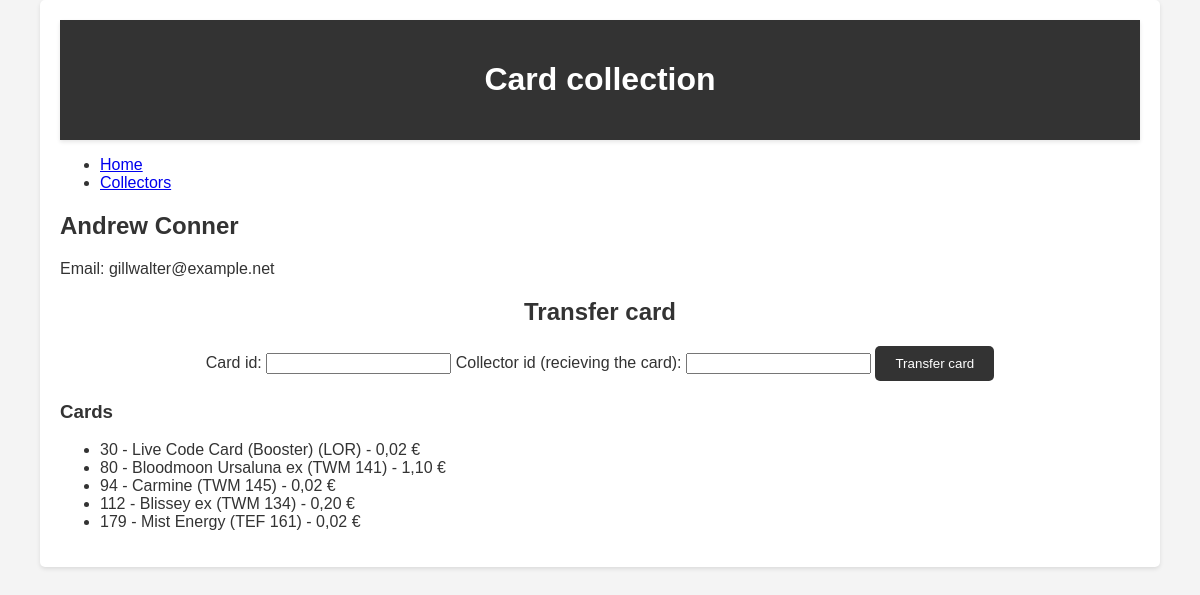
The app's page /collector/7, older data.
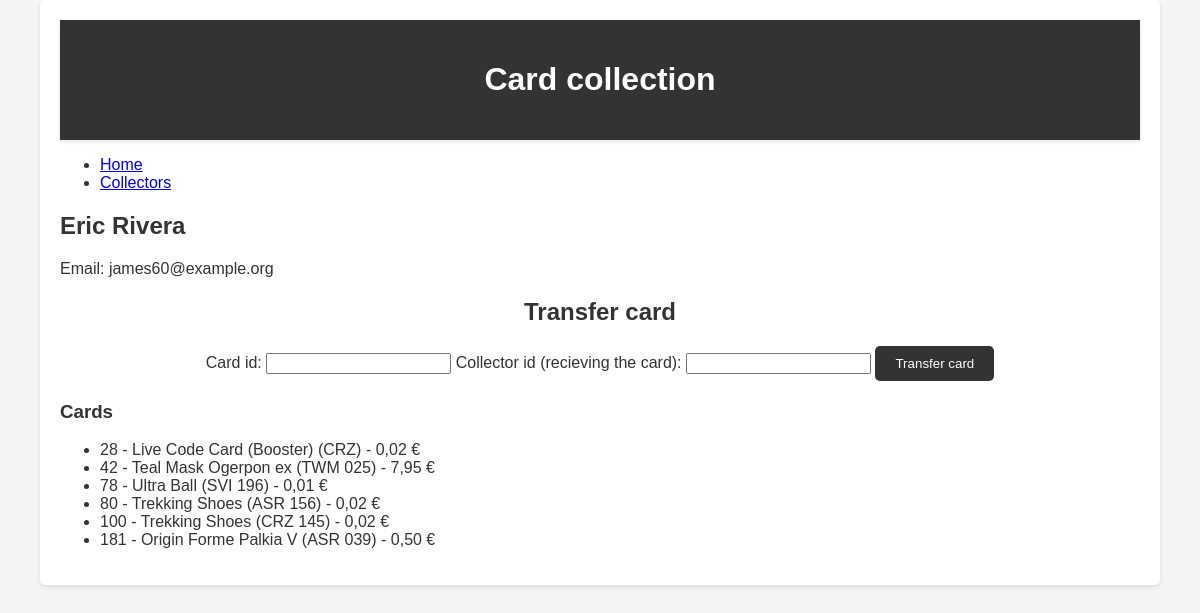
The same page, newer data.
### tables this page shows
CREATE TABLE ZBIRATELJ(
                id_zbiratelj INTEGER PRIMARY KEY,
                ime VARCHAR(255) NOT NULL,
                priimek VARCHAR(255) NOT NULL,
                eposta VARCHAR(255)
                );

CREATE TABLE KARTA(
                id_karta INTEGER PRIMARY KEY,
                ime VARCHAR(255) NOT NULL,
                zaloga INT NOT NULL,
                cena INT NOT NULL,
                slika VARCHAR(255)
                );

### app.py (the view)
@app.route('/collector/<int:id>')
def collector(id):
    collector = zbiratelj.get_by_id(id)
    cards = karta.get_by_collector(id)
    return render_template('collector.html', collector=collector, cards=cards)

### db/database.py (called while the page is built)
    def fetch_query(self, query, params=None):
        conn = sqlite3.connect(self.db_name)
        cursor = conn.cursor()
        if params:
            cursor.execute(query, params)
        else:
            cursor.execute(query)
        result = cursor.fetchall()
        conn.close()
        return result

### models/karta.py (called while the page is built)
    @classmethod
    def get_by_collector(cls, id_zbiratelj):
        query = '''
            SELECT KARTA.* FROM KARTA
            JOIN ZBIRATELJ_KARTA ON KARTA.id_karta = ZBIRATELJ_KARTA.id_karta
            WHERE ZBIRATELJ_KARTA.id_zbiratelj = ?
        '''
        result = Database().fetch_query(query, (id_zbiratelj,))
        cards = []
        for row in result:
            card = {
                'id_karta': row[0],
                'ime': row[1],
                'zaloga': row[2],
                'cena': row[3],
                'slika': row[4]
            }
            cards.append(card)
        return cards

### templates/collector.html (shortened to what this page needs)
{% extends 'base.html' %}
{% block content %}
<h2>{{ collector['ime'] }} {{ collector['priimek'] }}</h2>
<p>Email: {{ collector['eposta'] }}</p>
<form action="/transfer_card" method="post" class="transfer-card-form">
    <h2>Transfer card</h2>
    <label for="card_id">Card id:</label>
    <input type="number" id="card_id" name="card_id" required>
    <label for="new_collector_id">Collector id (recieving the card):</label>
    <input type="number" id="new_collector_id" name="new_collector_id" required>
    <button type="submit">Transfer card</button>
</form>
<h3>Cards</h3>
<ul>
    {% for card in cards %}
    <li>
        {{ card['id_karta'] }} - {{ card['ime'] }} - {{ card['cena'] }}
    </li>
    {% endfor %}
</ul>
{% endblock %}

Row changes from the older to the newer data that the page shows:
no longer on this page (row edited): KARTA: id_karta "30", ime "Live Code Card (Booster) (LOR)", cena "0,02 €"
no longer on this page (row edited): KARTA: id_karta "94", ime "Carmine (TWM 145)", cena "0,02 €"
no longer on this page (row edited): KARTA: id_karta "112", ime "Blissey ex (TWM 134)", cena "0,20 €"
no longer on this page (row edited): KARTA: id_karta "179", ime "Mist Energy (TEF 161)", cena "0,02 €"
changed ZBIRATELJ: ime "Andrew" → "Eric"; priimek "Conner" → "Rivera"; eposta "gillwalter@example.net" → "james60@example.org"
now on this page (row edited): KARTA: id_karta "28", ime "Live Code Card (Booster) (CRZ)", cena "0,02 €"
now on this page (row edited): KARTA: id_karta "42", ime "Teal Mask Ogerpon ex (TWM 025)", cena "7,95 €"
now on this page (row edited): KARTA: id_karta "78", ime "Ultra Ball (SVI 196)", cena "0,01 €"
changed KARTA id 80: ime "Bloodmoon Ursaluna ex (TWM 141)" → "Trekking Shoes (ASR 156)"; cena "1,10 €" → "0,02 €"
now on this page (row edited): KARTA: id_karta "100", ime "Trekking Shoes (CRZ 145)", cena "0,02 €"
now on this page (row edited): KARTA: id_karta "181", ime "Origin Forme Palkia V (ASR 039)", cena "0,50 €"
